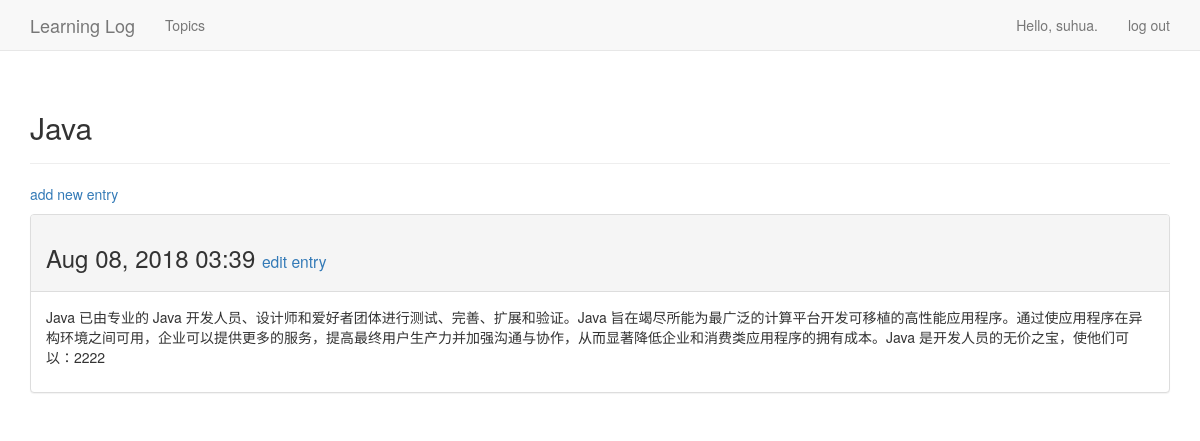
Before: /topic/9 (signed in) with the older database file.
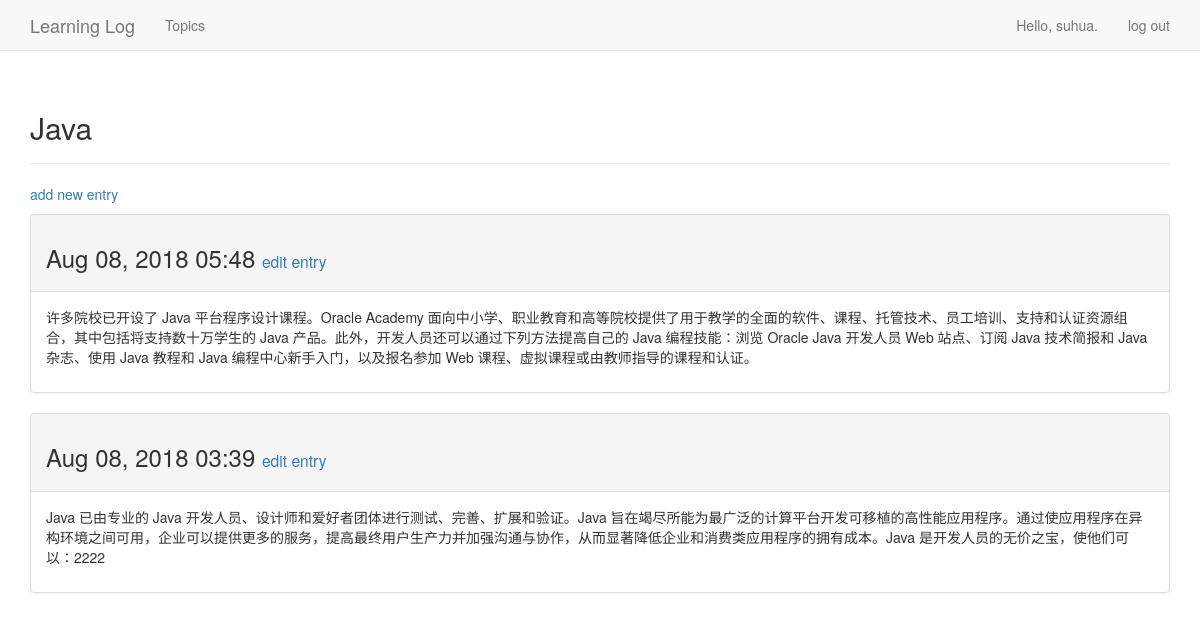
After: the same page with the newer database file.
### learning_logs/models.py (models this page shows, shortened)
class Topic(models.Model):
    text = models.CharField(max_length=200)
    date_added = models.DateTimeField(auto_now_add=True)
    owner = models.ForeignKey(User, models.CASCADE)
    def __str__(self):
        return self.text

class Entry(models.Model):
    topic = models.ForeignKey(Topic, models.CASCADE)
    text = models.TextField()
    date_added = models.DateTimeField(auto_now_add=True)
    class Meta:
        verbose_name_plural = 'entries'

### learning_logs/views.py (the view)
# urls.py: path('topic/<int:topic_id>', views.topic, name='topic'),
@login_required
def topic(request, topic_id):
    topic = Topic.objects.get(id=topic_id)
    if topic.owner != request.user:
        raise Http404
    entries = topic.entry_set.order_by('-date_added')
    context = {'topic': topic, 'entries': entries}
    return render(request, 'learning_logs/topic.html', context)

### learning_logs/templates/learning_logs/topic.html
{% extends 'learning_logs/base.html' %}
{% load bootstrap3 %}
{% block header %}
    <h2>{{ topic }}</h2>
{% endblock header %}
{% block content %}
    <p>
        <a href="{% url 'learning_logs:new_entry' topic.id %}">add new entry</a>
    </p>
    {% for entry in entries %}
        <div class="panel panel-default">
            <div class="panel-heading">
                <h3>
                    {{ entry.date_added | date:'M d, Y H:i' }}
                    <small>
                        <a href="{% url 'learning_logs:edit_entry' entry.id %}">edit entry</a>
                    </small>
                </h3>
            </div>
            <div class="panel-body">
                {{ entry.text | linebreaks }}
            </div>
        </div>
    {% empty %}
        These are no entries for this topic yet.
    {% endfor %}
{% endblock content %}

### learning_logs/templates/learning_logs/base.html (shortened to what this page needs)
{% load bootstrap3 %}
<!DOCTYPE html>
<html lang="en">
<head>
{% bootstrap_css %}
</head>
<body>
    <nav class="navbar navbar-default navbar-static-top">
        <div class="container">
            <div class="navbar-header">
                <a class="navbar-brand" href="{% url 'learning_logs:index' %}">Learning Log</a>
            </div>
            <div id="navbar" class="navbar-collapse collapse">
                <ul class="nav navbar-nav">
                    <li><a href="{% url 'learning_logs:topics' %}">Topics</a></li>
                </ul>
                <ul class="nav navbar-nav navbar-right">
                    {% if user.is_authenticated %}
                    <li><a>Hello, {{ user.username }}.</a></li>
                    <li><a href="{% url 'users:logout_view' %}">log out</a></li>
                    {% else %}
                    <li><a href="{% url 'users:register' %}">register</a></li>
                    <li><a href="{% url 'users:login' %}">log in</a></li>
                    {% endif %}
                </ul>
             </div>
        </div>
    </nav>
    <div class="container">
        <div class="page-header">
        {% block header %}{% endblock header %}
        </div>
        <div>
        {% block content %}{% endblock content %}
        </div>
    </div>
</body>

Changed rows visible on the page:
added Entry: date_added "Aug 08, 2018 05:48", text "许多院校已开设了 Java 平台程序设计课程。Oracle Academy 面向中小学、职业教育和高等院校提供了用于教学的全面的软件、课程、托管技术、员工培训、支持和认证资源组合，其中包括将支持数十万学生的 Java 产品。此外，开发人员还可以通过下列方法提高自己的 Java 编程技能：浏览 Oracle Java 开发人员 Web 站点、订阅 Java 技术简报和 Java 杂志、使用 Java 教程和 Java 编程中心新手入门，以及报名参加 Web 课程、虚拟课程或由教师指导的课程和认证。"
